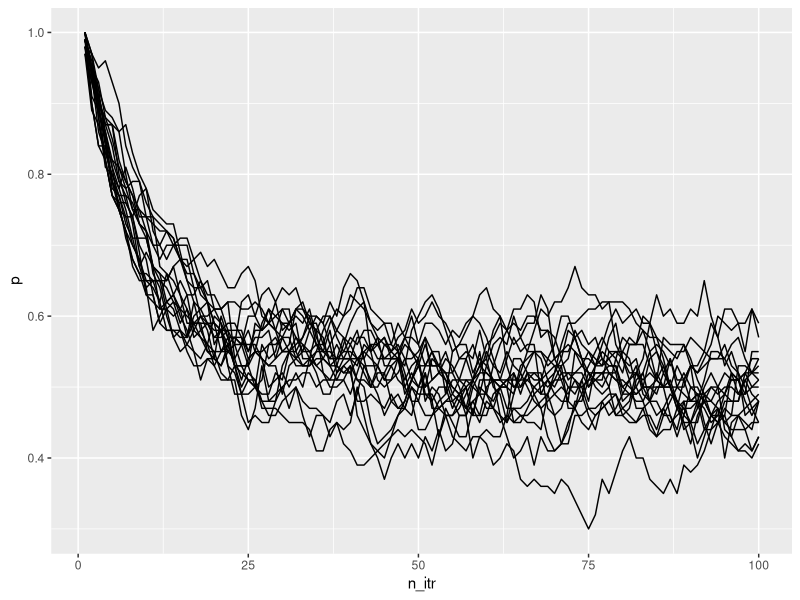
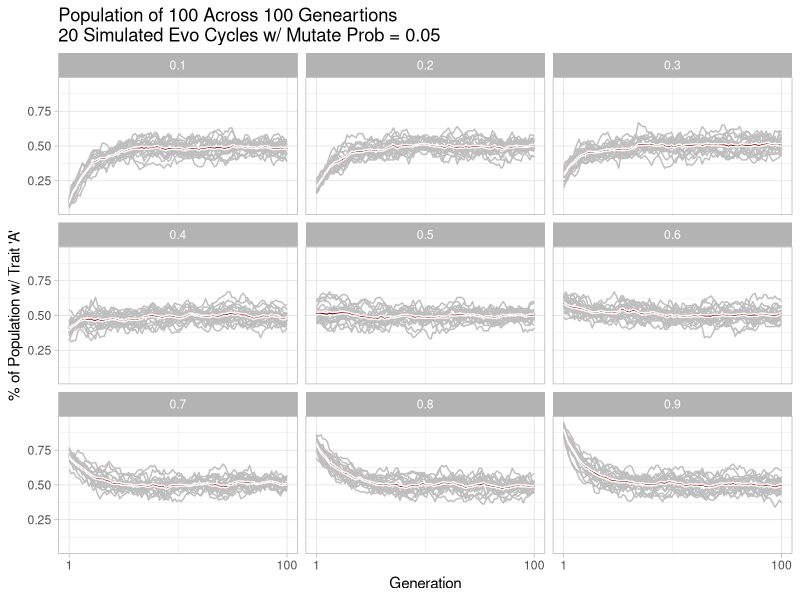

Generate these figures, in order, with R: (Note: this script raises an error after producing the figures.)
## ---- chunk 1

UnbiasedMutation <- function (N, mu, p_0, t_max, r_max) {
  
  # create a matrix with t_max rows and r_max columns, fill with NAs, convert to dataframe
  output <- as.data.frame(matrix(NA, t_max, r_max))  
  
  # purely cosmetic: rename the columns with run1, run2 etc.
  names(output) <- paste("run", 1:r_max, sep="")  
  
  for (r in 1:r_max) {
    
    # create first generation
    agent <- data.frame(trait = sample(c("A","B"), N, replace = TRUE, 
                        prob = c(p_0,1-p_0)))  
    
    # add first generation's p to first row of column r
    output[1,r] <- sum(agent$trait == "A") / N  
  
    for (t in 2:t_max) {
  
      # copy agent to previous_agent dataframe
      previous_agent <- agent  
      
      # get N random numbers each between 0 and 1
      mutate_probs <- runif(pop_size)  
      
      # if agent was A, with probability mu, flip to B
      agent$trait[previous_agent$trait == "A" & mutate < mu] <- "B"  
      
      # if agent was B, with probability mu, flip to A
      agent$trait[previous_agent$trait == "B" & mutate < mu] <- "A"  
      
      # get p and put it into output slot for this generation t and run r
      output[t,r] <- sum(agent$trait == "A") / N  
  
    }
    
  }
  
  # first plot a thick line for the mean p
  plot(rowMeans(output), 
       type = 'l', 
       ylab = "p, proportion of agents with trait A", 
       xlab = "generation", 
       ylim = c(0,1), 
       lwd = 3, 
       main = paste("N = ", N, ", mu = ", mu, sep = ""))
 
  for (r in 1:r_max) {  
    
    # add lines for each run, up to r_max
    lines(output[,r], type = 'l')  
    
  }
  
  output  # export data from function
}

## ---- chunk 2
library(tidyverse)
## ---- chunk 3
unbiased_mutation <- function(pop_size,
                              n_generations,
                              initial_prob_trait = NULL,
                              generation_mutate_prob = NULL,
                              n_simulations) {
  
  store <- list()
  
  for (i in 1:n_simulations) {
    
    agent <- data.frame(trait = sample(c("A","B"), pop_size,
                                       prob = c(initial_prob_trait, 1-initial_prob_trait),
                                       replace = TRUE))
  
    output <- data.frame(p = rep(NA, n_generations),
                         n_sim = rep(NA, n_simulations))
  
    output$p[1] <- sum(agent$trait == "A") / pop_size
    output$n_sim <- i
    output$n_itr[1] <- 1
    output$initial_prob_trait <- initial_prob_trait
  
      for (t in 2:n_generations) {
  
        # copy agent to previous_agent dataframe
        previous_agent <- agent
        
        # mutate probability, drawn from runit(0,1)
        mutate_probs <- runif(pop_size)
        
        # if agent was A, with probability mu, flip to B
        agent$trait[previous_agent$trait == "A" & mutate_probs < generation_mutate_prob] <- "B"  
      
        # if agent was B, with probability mu, flip to A
        agent$trait[previous_agent$trait == "B" & mutate_probs < generation_mutate_prob] <- "A" 
  
        # get p and put it into output slot for this generation t
        output$p[t] <- sum(agent$trait == "A") / pop_size 
        
        # track the iteration
        output$n_itr[t] <- t 
        
        # place output data in list
        store[[i]] <- output
    }
  }
  return(store)
}
## ---- chunk 4
um_test <- unbiased_mutation(pop_size = 100,
                  n_generations = 100,
                  initial_prob_trait = 0.99,
                  generation_mutate_prob = 0.05,
                  n_simulations = 20)

bind_rows(um_test) |>
  ggplot(aes(x = n_itr, y = p, group = n_sim)) +
  geom_line()
## ---- chunk 5

unbiased_mutation_mult_prob <- function(initial_prob_grid = NULL) {
  
  store_list <- list()
  
  for (i in initial_prob_grid) {
  
  sim_dat <- unbiased_mutation(pop_size = 100,
                               n_generations = 100,
                               initial_prob_trait = i,
                               generation_mutate_prob = 0.05,
                               n_simulations = 20)
  
  store_list[[length(store_list) + 1]] <- sim_dat
  
  }
  return(store_list)
}

## ---- chunk 6
um_mult_test <- unbiased_mutation_mult_prob(initial_prob_grid = seq(from = 0.1,
                                                                    to = 0.9,
                                                                    by = 0.1))

prob_a_mutate_range_mod <- um_mult_test |>
  bind_rows() |>
  mutate(full_info = str_c(n_sim, n_itr, initial_prob_trait, sep = "_"),
         sim_prob_info = str_c(n_sim, initial_prob_trait, sep = "_"),
         sim_prob_info = as.factor(sim_prob_info),
         n_sim = as.factor(n_sim),
         initial_prob_trait = as.factor(initial_prob_trait)) |> 
  group_by(initial_prob_trait, n_itr) |>
  mutate(p_itr_mean = mean(p),
         p_itr_plus_se = p_itr_mean + (sd(p) / sqrt(50)),
         p_itr_minus_se = p_itr_mean - (sd(p) / sqrt(50))) |>
  ungroup() |> 
  group_by(n_sim, initial_prob_trait) |>
  mutate(gen_complete_1 = which(p == 1)[1],
         gen_complete_0 = which(p == 0.00)[1]) |>
  ungroup()

prob_a_mutate_range_mod |>
  ggplot(aes(x = n_itr, y = p)) +
  geom_line(aes(group = sim_prob_info),
            color = "grey") +
  geom_line(aes(x = n_itr, y = p_itr_mean, group = initial_prob_trait),
            color = "darkred") +
  geom_ribbon(aes(ymin = p_itr_minus_se, ymax = p_itr_plus_se),
              fill = "darkred",
              color = "white",
              alpha = 0.2) +
  facet_wrap(~ initial_prob_trait) +
  scale_x_continuous(breaks = c(1, 100)) +
  labs(title = "Population of 100 Across 100 Geneartions\n20 Simulated Evo Cycles w/ Mutate Prob = 0.05",
       x = "Generation",
       y = "% of Population w/ Trait 'A'",
       color = "Sample Preference for Trait 'A'") +
  theme_light()
## ---- chunk 7

N <- 100
mu <- 1  # maximum mutation rate of 1

# get N random numbers each between 0 and 1
mutate_dem <- runif(N)

# always mutate
mutate_dem < mu

## ---- chunk 8

N <- 100
mu <- 0  # minimum mutation rate of 0

# get N random numbers each between 0 and 1
mutate <- runif(N)

# never mutate
mutate < mu

## ---- chunk 9

N <- 100
mu <- 0.1  # mutation rate of 10%

# get N random numbers each between 0 and 1
mutate <- runif(N)

# 10% of agents mutate
mutate < mu
sum(mutate < mu) / N

## ---- chunk 10

data_model2a <- UnbiasedMutation(N = 100, mu = 0.05, p_0 = 0.5, t_max = 200, r_max = 5)

## ---- chunk 11

data_model2a <- UnbiasedMutation(N = 1000, mu = 0.05, p_0 = 0.1, t_max = 200, r_max = 5)

## ---- chunk 12

BiasedMutation <- function (N, mu_b, p_0, t_max, r_max) {
  
  # create a matrix with t_max rows and r_max columns, fill with NAs, convert to dataframe
  output <- as.data.frame(matrix(NA, t_max, r_max))  
  
  # purely cosmetic: rename the columns with run1, run2 etc.
  names(output) <- paste("run", 1:r_max, sep="")  
  
  for (r in 1:r_max) {
    
    # create first generation
    agent <- data.frame(trait = sample(c("A","B"), N, replace = TRUE, 
                        prob = c(p_0,1-p_0)))  
    
    # add first generation's p to first row of column r
    output[1,r] <- sum(agent$trait == "A") / N  
  
    for (t in 2:t_max) {
  
      # copy agent to previous_agent dataframe
      previous_agent <- agent  
      
      # get N random numbers each between 0 and 1
      mutate <- runif(N)  
      
      # if agent was B, with prob mu_b, flip to A
      agent$trait[previous_agent$trait == "B" & mutate < mu_b] <- "A"  
      
      # get p and put it into output slot for this generation t and run r
      output[t,r] <- sum(agent$trait == "A") / N  
  
    }
    
  }
  
  # first plot a thick line for the mean p
  plot(rowMeans(output), 
       type = 'l', 
       ylab = "p, proportion of agents with trait A", 
       xlab = "generation", 
       ylim = c(0,1), 
       lwd = 3, 
       main = paste("N = ", N, ", mu = ", mu_b, sep = ""))
 
  for (r in 1:r_max) {  
    
    # add lines for each run, up to r_max
    lines(output[,r], type = 'l')  
    
  }
  
  output  # export data from function
}

## ---- chunk 13
biased_mutation <- function(pop_size,
                              n_generations,
                              initial_prob_trait = NULL,
                              generation_mutate_prob = NULL, # 'a' preference
                              n_simulations) {
  
  store <- list()
  
  for (i in 1:n_simulations) {
    
    agent <- data.frame(trait = sample(c("A","B"), pop_size,
                                       prob = c(initial_prob_trait, 1-initial_prob_trait),
                                       replace = TRUE))
  
    output <- data.frame(p = rep(NA, n_generations),
                         n_sim = rep(NA, n_simulations))
  
    output$p[1] <- sum(agent$trait == "A") / pop_size
    output$n_sim <- i
    output$n_itr[1] <- 1
    output$initial_prob_trait <- initial_prob_trait
    output$generation_mutate_prob <- generation_mutate_prob
  
      for (t in 2:n_generations) {
  
        # copy agent to previous_agent dataframe
        previous_agent <- agent
        
        # mutate probability, drawn from runit(0,1)
        mutate_probs <- runif(pop_size)
      
        # if agent was B, with probability mu, flip to A
        agent$trait[previous_agent$trait == "B" & mutate_probs < generation_mutate_prob] <- "A" 
  
        # get p and put it into output slot for this generation t
        output$p[t] <- sum(agent$trait == "A") / pop_size 
        
        # track the iteration
        output$n_itr[t] <- t 
        
        # place output data in list
        store[[i]] <- output
    }
  }
  return(store)
}
## ---- chunk 14
biased_mutation_mult_prob <- function(initial_prob_grid = NULL) {
  
  store_list <- list()
  
  for (i in initial_prob_grid) {
  
  sim_dat <- biased_mutation(pop_size = 100,
                               n_generations = 100,
                               initial_prob_trait = i,
                               generation_mutate_prob = 0.05,
                               n_simulations = 20)
  
  store_list[[length(store_list) + 1]] <- sim_dat
  
  }
  return(store_list)
}

# possible to make version of this function that also cycles through 
# mutation probability values, e.g., argument for mutate_prob_grid = NULL)
biased_mutation_mult_flex <- function(initial_prob_grid = NULL,
                                 mutate_prob_grid  = NULL) {
  
  store_list <- list()
  
  for (i in initial_prob_grid) {
    
    for (j in mutate_prob_grid) {
      
      sim_dat <- biased_mutation(pop_size = 100,
                               n_generations = 100,
                               initial_prob_trait = i,
                               generation_mutate_prob = j,
                               n_simulations = 20)
  
      store_list[[length(store_list) + 1]] <- sim_dat
      
    }
  }
  return(store_list)
}

#MULT_trial <- biased_mutation_MULT(initial_prob_grid = c(0.25, 0.75),
#                                   mutate_prob_grid = c(0.05, 0.20))
## ---- chunk 15
bm_mult_test <- biased_mutation_mult_prob(initial_prob_grid = seq(from = 0.1, to = 0.9, by = 0.1))

prob_a_bimutate_range_mod <- bm_mult_test |>
  bind_rows() |>
  mutate(full_info = str_c(n_sim, n_itr, initial_prob_trait, sep = "_"),
         sim_prob_info = str_c(n_sim, initial_prob_trait, sep = "_"),
         sim_prob_info = as.factor(sim_prob_info),
         n_sim = as.factor(n_sim),
         initial_prob_trait = as.factor(initial_prob_trait)) |> 
  group_by(initial_prob_trait, n_itr) |>
  mutate(p_itr_mean = mean(p),
         p_itr_plus_se = p_itr_mean + (sd(p) / sqrt(50)),
         p_itr_minus_se = p_itr_mean - (sd(p) / sqrt(50))) |>
  ungroup() |> 
  group_by(n_sim, initial_prob_trait) |>
  mutate(gen_complete_1 = which(p == 1)[1],
         gen_complete_0 = which(p == 0.00)[1]) |>
  ungroup()

prob_a_bimutate_range_mod |>
  ggplot(aes(x = n_itr, y = p)) +
  geom_line(aes(group = sim_prob_info),
            color = "grey") +
  geom_line(aes(x = n_itr, y = p_itr_mean, group = initial_prob_trait),
            color = "darkred") +
  geom_ribbon(aes(ymin = p_itr_minus_se, ymax = p_itr_plus_se),
              fill = "darkred",
              color = "white",
              alpha = 0.2) +
  facet_wrap(~ initial_prob_trait) +
  scale_x_continuous(breaks = c(1, 100)) +
  labs(title = "Population of 100 Across 100 Geneartions\n20 Simulated Evo Cycles w/ Mutate Prob = 0.05",
       x = "Generation",
       y = "% of Population w/ Trait 'A'",
       color = "Sample Preference for Trait 'A'") +
  theme_light()
## ---- chunk 16
biased_mutation_mult_flex()
## ---- chunk 17

data_model2b <- BiasedMutation(N = 100, mu_b = 0.05, p_0 = 0, t_max = 200, r_max = 5)

## ---- chunk 18

data_model2b <- BiasedMutation(N = 10000, mu_b = 0.05, p_0 = 0, t_max = 200, r_max = 5)

## ---- chunk 19

data_model2b <- BiasedMutation(N = 10000, mu_b = 0.1, p_0 = 0, t_max = 200, r_max = 5)

## ---- chunk 20

p_0 <- 0
t_max <- 200
mu <- 0.1

p <- rep(NA, t_max)
p[1] <- p_0

for (i in 2:t_max) {
  p[i] <- p[i-1]*(1 - mu) + (1-p[i-1])*mu
}

plot(p, 
     type = 'l', 
     ylab = "p, proportion of agents with trait A", 
     xlab = "generation", 
     ylim = c(0,1), 
     lwd = 3)

## ---- chunk 21

p_0 <- 0
t_max <- 200
mu_b <- 0.1

p <- rep(NA, t_max)
p[1] <- p_0

for (i in 2:t_max) {
  p[i] <- p[i-1] + (1 - p[i-1])*mu_b
}

plot(p, 
     type = 'l', 
     ylab = "p, proportion of agents with trait A", 
     xlab = "generation", 
     ylim = c(0,1), 
     lwd = 3)

